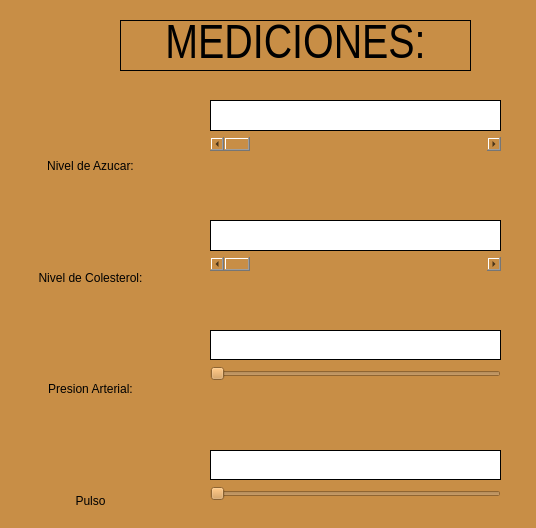
<?xml version="1.0" encoding="UTF-8"?>
<ui version="4.0">
 <class>Form</class>
 <widget class="QWidget" name="Form">
  <property name="geometry">
   <rect>
    <x>0</x>
    <y>0</y>
    <width>536</width>
    <height>528</height>
   </rect>
  </property>
  <property name="windowTitle">
   <string>Form</string>
  </property>
  <property name="styleSheet">
   <string notr="true">background-color: rgb(200, 142, 70);</string>
  </property>
  <widget class="QLabel" name="titulo">
   <property name="geometry">
    <rect>
     <x>120</x>
     <y>20</y>
     <width>351</width>
     <height>51</height>
    </rect>
   </property>
   <property name="font">
    <font>
     <family>Arial Narrow</family>
     <pointsize>36</pointsize>
     <weight>9</weight>
     <italic>false</italic>
     <bold>false</bold>
    </font>
   </property>
   <property name="styleSheet">
    <string notr="true">font: 75 36pt &quot;Arial Narrow&quot;;</string>
   </property>
   <property name="frameShape">
    <enum>QFrame::Box</enum>
   </property>
   <property name="text">
    <string>MEDICIONES:</string>
   </property>
   <property name="alignment">
    <set>Qt::AlignCenter</set>
   </property>
  </widget>
  <widget class="QLabel" name="imagen">
   <property name="geometry">
    <rect>
     <x>20</x>
     <y>20</y>
     <width>81</width>
     <height>51</height>
    </rect>
   </property>
   <property name="text">
    <string/>
   </property>
   <property name="pixmap">
    <pixmap>multimedia/titulo.png</pixmap>
   </property>
   <property name="scaledContents">
    <bool>true</bool>
   </property>
  </widget>
  <widget class="QWidget" name="layoutWidget">
   <property name="geometry">
    <rect>
     <x>10</x>
     <y>100</y>
     <width>161</width>
     <height>421</height>
    </rect>
   </property>
   <layout class="QVBoxLayout" name="verticalLayout">
    <item>
     <widget class="QLabel" name="label_2">
      <property name="text">
       <string/>
      </property>
      <property name="pixmap">
       <pixmap>multimedia/azucar.png</pixmap>
      </property>
      <property name="scaledContents">
       <bool>true</bool>
      </property>
     </widget>
    </item>
    <item>
     <widget class="QLabel" name="label">
      <property name="text">
       <string>Nivel de Azucar:</string>
      </property>
      <property name="alignment">
       <set>Qt::AlignCenter</set>
      </property>
     </widget>
    </item>
    <item>
     <spacer name="horizontalSpacer">
      <property name="orientation">
       <enum>Qt::Horizontal</enum>
      </property>
      <property name="sizeHint" stdset="0">
       <size>
        <width>88</width>
        <height>20</height>
       </size>
      </property>
     </spacer>
    </item>
    <item>
     <widget class="QLabel" name="label_3">
      <property name="text">
       <string/>
      </property>
      <property name="pixmap">
       <pixmap>multimedia/colesterol.gif</pixmap>
      </property>
      <property name="scaledContents">
       <bool>true</bool>
      </property>
     </widget>
    </item>
    <item>
     <widget class="QLabel" name="label_4">
      <property name="text">
       <string>Nivel de Colesterol:</string>
      </property>
      <property name="alignment">
       <set>Qt::AlignCenter</set>
      </property>
     </widget>
    </item>
    <item>
     <spacer name="horizontalSpacer_2">
      <property name="orientation">
       <enum>Qt::Horizontal</enum>
      </property>
      <property name="sizeHint" stdset="0">
       <size>
        <width>88</width>
        <height>20</height>
       </size>
      </property>
     </spacer>
    </item>
    <item>
     <widget class="QLabel" name="label_6">
      <property name="text">
       <string/>
      </property>
      <property name="pixmap">
       <pixmap>multimedia/presion.png</pixmap>
      </property>
      <property name="scaledContents">
       <bool>true</bool>
      </property>
     </widget>
    </item>
    <item>
     <widget class="QLabel" name="label_5">
      <property name="text">
       <string>Presion Arterial:</string>
      </property>
      <property name="alignment">
       <set>Qt::AlignCenter</set>
      </property>
     </widget>
    </item>
    <item>
     <spacer name="horizontalSpacer_3">
      <property name="orientation">
       <enum>Qt::Horizontal</enum>
      </property>
      <property name="sizeHint" stdset="0">
       <size>
        <width>98</width>
        <height>20</height>
       </size>
      </property>
     </spacer>
    </item>
    <item>
     <widget class="QLabel" name="label_7">
      <property name="text">
       <string/>
      </property>
      <property name="pixmap">
       <pixmap>multimedia/pulso.png</pixmap>
      </property>
      <property name="scaledContents">
       <bool>true</bool>
      </property>
     </widget>
    </item>
    <item>
     <widget class="QLabel" name="label_8">
      <property name="text">
       <string>Pulso</string>
      </property>
      <property name="alignment">
       <set>Qt::AlignCenter</set>
      </property>
     </widget>
    </item>
   </layout>
  </widget>
  <widget class="QWidget" name="">
   <property name="geometry">
    <rect>
     <x>210</x>
     <y>330</y>
     <width>291</width>
     <height>51</height>
    </rect>
   </property>
   <layout class="QVBoxLayout" name="verticalLayout_4">
    <item>
     <widget class="QLabel" name="resultadoArt">
      <property name="font">
       <font>
        <pointsize>10</pointsize>
        <weight>75</weight>
        <bold>true</bold>
       </font>
      </property>
      <property name="styleSheet">
       <string notr="true">background-color: rgb(255, 255, 255);</string>
      </property>
      <property name="frameShape">
       <enum>QFrame::Box</enum>
      </property>
      <property name="text">
       <string/>
      </property>
     </widget>
    </item>
    <item>
     <widget class="QSlider" name="scrollAR">
      <property name="orientation">
       <enum>Qt::Horizontal</enum>
      </property>
     </widget>
    </item>
   </layout>
  </widget>
  <widget class="QWidget" name="">
   <property name="geometry">
    <rect>
     <x>210</x>
     <y>450</y>
     <width>291</width>
     <height>51</height>
    </rect>
   </property>
   <layout class="QVBoxLayout" name="verticalLayout_5">
    <item>
     <widget class="QLabel" name="resultadoP">
      <property name="font">
       <font>
        <pointsize>10</pointsize>
        <weight>75</weight>
        <bold>true</bold>
       </font>
      </property>
      <property name="styleSheet">
       <string notr="true">background-color: rgb(255, 255, 255);</string>
      </property>
      <property name="frameShape">
       <enum>QFrame::Box</enum>
      </property>
      <property name="text">
       <string/>
      </property>
     </widget>
    </item>
    <item>
     <widget class="QSlider" name="scrollP">
      <property name="orientation">
       <enum>Qt::Horizontal</enum>
      </property>
     </widget>
    </item>
   </layout>
  </widget>
  <widget class="QWidget" name="">
   <property name="geometry">
    <rect>
     <x>210</x>
     <y>100</y>
     <width>291</width>
     <height>51</height>
    </rect>
   </property>
   <layout class="QVBoxLayout" name="verticalLayout_2">
    <item>
     <widget class="QLabel" name="resultadoAzu">
      <property name="font">
       <font>
        <pointsize>10</pointsize>
        <weight>75</weight>
        <bold>true</bold>
       </font>
      </property>
      <property name="styleSheet">
       <string notr="true">background-color: rgb(255, 255, 255);</string>
      </property>
      <property name="frameShape">
       <enum>QFrame::Panel</enum>
      </property>
      <property name="text">
       <string/>
      </property>
      <property name="alignment">
       <set>Qt::AlignCenter</set>
      </property>
     </widget>
    </item>
    <item>
     <widget class="QScrollBar" name="scrollA">
      <property name="orientation">
       <enum>Qt::Horizontal</enum>
      </property>
     </widget>
    </item>
   </layout>
  </widget>
  <widget class="QWidget" name="">
   <property name="geometry">
    <rect>
     <x>210</x>
     <y>220</y>
     <width>291</width>
     <height>51</height>
    </rect>
   </property>
   <layout class="QVBoxLayout" name="verticalLayout_3">
    <item>
     <widget class="QLabel" name="resultadoC">
      <property name="font">
       <font>
        <pointsize>10</pointsize>
        <weight>75</weight>
        <bold>true</bold>
       </font>
      </property>
      <property name="styleSheet">
       <string notr="true">background-color: rgb(255, 255, 255);</string>
      </property>
      <property name="frameShape">
       <enum>QFrame::Box</enum>
      </property>
      <property name="text">
       <string/>
      </property>
     </widget>
    </item>
    <item>
     <widget class="QScrollBar" name="scrollC">
      <property name="orientation">
       <enum>Qt::Horizontal</enum>
      </property>
     </widget>
    </item>
   </layout>
  </widget>
 </widget>
 <resources/>
 <connections/>
</ui>
